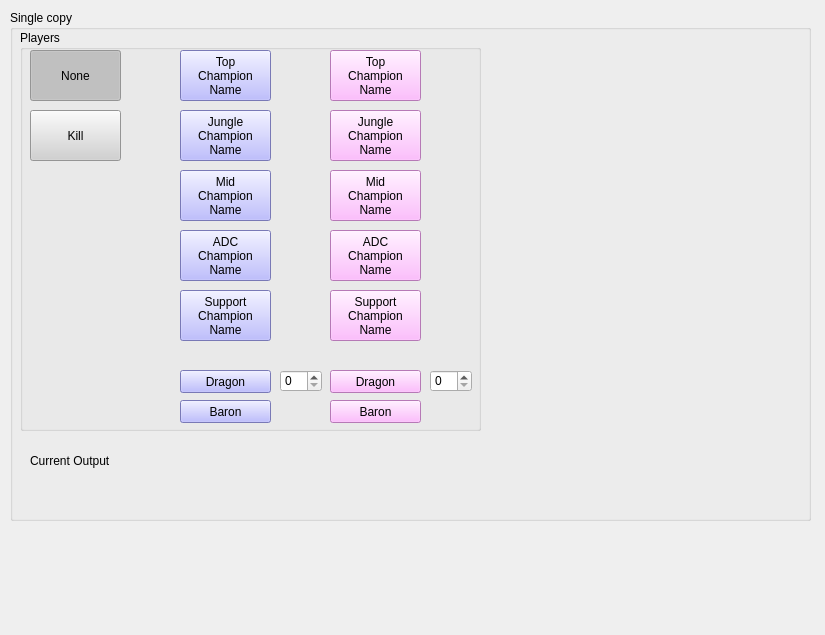
<?xml version="1.0" encoding="UTF-8"?>
<ui version="4.0">
 <class>Form</class>
 <widget class="QWidget" name="Form">
  <property name="geometry">
   <rect>
    <x>0</x>
    <y>0</y>
    <width>825</width>
    <height>635</height>
   </rect>
  </property>
  <property name="windowTitle">
   <string>Live</string>
  </property>
  <widget class="QGroupBox" name="groupBox">
   <property name="geometry">
    <rect>
     <x>10</x>
     <y>10</y>
     <width>801</width>
     <height>511</height>
    </rect>
   </property>
   <property name="title">
    <string>Single copy</string>
   </property>
   <widget class="QGroupBox" name="groupBox_2">
    <property name="geometry">
     <rect>
      <x>10</x>
      <y>20</y>
      <width>461</width>
      <height>401</height>
     </rect>
    </property>
    <property name="title">
     <string>Players</string>
    </property>
    <widget class="QPushButton" name="blue_top">
     <property name="geometry">
      <rect>
       <x>160</x>
       <y>20</y>
       <width>91</width>
       <height>51</height>
      </rect>
     </property>
     <property name="styleSheet">
      <string notr="true">background-color: rgb(170, 170, 255);</string>
     </property>
     <property name="text">
      <string>Top
Champion
Name</string>
     </property>
     <property name="checkable">
      <bool>true</bool>
     </property>
     <property name="flat">
      <bool>false</bool>
     </property>
    </widget>
    <widget class="QPushButton" name="blue_mid">
     <property name="geometry">
      <rect>
       <x>160</x>
       <y>140</y>
       <width>91</width>
       <height>51</height>
      </rect>
     </property>
     <property name="styleSheet">
      <string notr="true">background-color: rgb(170, 170, 255);</string>
     </property>
     <property name="text">
      <string>Mid
Champion
Name</string>
     </property>
     <property name="checkable">
      <bool>true</bool>
     </property>
    </widget>
    <widget class="QPushButton" name="blue_jungle">
     <property name="geometry">
      <rect>
       <x>160</x>
       <y>80</y>
       <width>91</width>
       <height>51</height>
      </rect>
     </property>
     <property name="styleSheet">
      <string notr="true">background-color: rgb(170, 170, 255);</string>
     </property>
     <property name="text">
      <string>Jungle
Champion
Name</string>
     </property>
     <property name="checkable">
      <bool>true</bool>
     </property>
    </widget>
    <widget class="QPushButton" name="blue_adc">
     <property name="geometry">
      <rect>
       <x>160</x>
       <y>200</y>
       <width>91</width>
       <height>51</height>
      </rect>
     </property>
     <property name="styleSheet">
      <string notr="true">background-color: rgb(170, 170, 255);</string>
     </property>
     <property name="text">
      <string>ADC
Champion
Name</string>
     </property>
     <property name="checkable">
      <bool>true</bool>
     </property>
    </widget>
    <widget class="QPushButton" name="blue_support">
     <property name="geometry">
      <rect>
       <x>160</x>
       <y>260</y>
       <width>91</width>
       <height>51</height>
      </rect>
     </property>
     <property name="styleSheet">
      <string notr="true">background-color: rgb(170, 170, 255);</string>
     </property>
     <property name="text">
      <string>Support
Champion
Name</string>
     </property>
     <property name="checkable">
      <bool>true</bool>
     </property>
    </widget>
    <widget class="QPushButton" name="purple_jungle">
     <property name="geometry">
      <rect>
       <x>310</x>
       <y>80</y>
       <width>91</width>
       <height>51</height>
      </rect>
     </property>
     <property name="styleSheet">
      <string notr="true">background-color: rgb(255, 170, 255)</string>
     </property>
     <property name="text">
      <string>Jungle
Champion
Name</string>
     </property>
     <property name="checkable">
      <bool>true</bool>
     </property>
    </widget>
    <widget class="QPushButton" name="purple_support">
     <property name="geometry">
      <rect>
       <x>310</x>
       <y>260</y>
       <width>91</width>
       <height>51</height>
      </rect>
     </property>
     <property name="styleSheet">
      <string notr="true">background-color: rgb(255, 170, 255)</string>
     </property>
     <property name="text">
      <string>Support
Champion
Name</string>
     </property>
     <property name="checkable">
      <bool>true</bool>
     </property>
    </widget>
    <widget class="QPushButton" name="purple_mid">
     <property name="geometry">
      <rect>
       <x>310</x>
       <y>140</y>
       <width>91</width>
       <height>51</height>
      </rect>
     </property>
     <property name="styleSheet">
      <string notr="true">background-color: rgb(255, 170, 255)</string>
     </property>
     <property name="text">
      <string>Mid
Champion
Name</string>
     </property>
     <property name="checkable">
      <bool>true</bool>
     </property>
    </widget>
    <widget class="QPushButton" name="purple_adc">
     <property name="geometry">
      <rect>
       <x>310</x>
       <y>200</y>
       <width>91</width>
       <height>51</height>
      </rect>
     </property>
     <property name="styleSheet">
      <string notr="true">background-color: rgb(255, 170, 255)</string>
     </property>
     <property name="text">
      <string>ADC
Champion
Name</string>
     </property>
     <property name="checkable">
      <bool>true</bool>
     </property>
    </widget>
    <widget class="QPushButton" name="purple_top">
     <property name="geometry">
      <rect>
       <x>310</x>
       <y>20</y>
       <width>91</width>
       <height>51</height>
      </rect>
     </property>
     <property name="styleSheet">
      <string notr="true">background-color: rgb(255, 170, 255)</string>
     </property>
     <property name="text">
      <string>Top
Champion
Name</string>
     </property>
     <property name="checkable">
      <bool>true</bool>
     </property>
     <property name="flat">
      <bool>false</bool>
     </property>
    </widget>
    <widget class="QPushButton" name="action_none_button">
     <property name="geometry">
      <rect>
       <x>10</x>
       <y>20</y>
       <width>91</width>
       <height>51</height>
      </rect>
     </property>
     <property name="styleSheet">
      <string notr="true">background-color: rgb(209, 209, 209);</string>
     </property>
     <property name="text">
      <string>None</string>
     </property>
     <property name="checkable">
      <bool>true</bool>
     </property>
     <property name="checked">
      <bool>true</bool>
     </property>
    </widget>
    <widget class="QPushButton" name="action_kill_button">
     <property name="geometry">
      <rect>
       <x>10</x>
       <y>80</y>
       <width>91</width>
       <height>51</height>
      </rect>
     </property>
     <property name="styleSheet">
      <string notr="true">background-color: rgb(209, 209, 209);</string>
     </property>
     <property name="text">
      <string>Kill</string>
     </property>
     <property name="checkable">
      <bool>true</bool>
     </property>
    </widget>
    <widget class="QPushButton" name="blue_dragon">
     <property name="geometry">
      <rect>
       <x>160</x>
       <y>340</y>
       <width>91</width>
       <height>23</height>
      </rect>
     </property>
     <property name="styleSheet">
      <string notr="true">background-color: rgb(170, 170, 255);</string>
     </property>
     <property name="text">
      <string>Dragon</string>
     </property>
    </widget>
    <widget class="QPushButton" name="purple_dragon">
     <property name="geometry">
      <rect>
       <x>310</x>
       <y>340</y>
       <width>91</width>
       <height>23</height>
      </rect>
     </property>
     <property name="styleSheet">
      <string notr="true">background-color: rgb(255, 170, 255)</string>
     </property>
     <property name="text">
      <string>Dragon</string>
     </property>
    </widget>
    <widget class="QSpinBox" name="spinBox">
     <property name="geometry">
      <rect>
       <x>260</x>
       <y>340</y>
       <width>42</width>
       <height>22</height>
      </rect>
     </property>
    </widget>
    <widget class="QSpinBox" name="spinBox_2">
     <property name="geometry">
      <rect>
       <x>410</x>
       <y>340</y>
       <width>42</width>
       <height>22</height>
      </rect>
     </property>
    </widget>
    <widget class="QPushButton" name="blue_baron">
     <property name="geometry">
      <rect>
       <x>160</x>
       <y>370</y>
       <width>91</width>
       <height>23</height>
      </rect>
     </property>
     <property name="styleSheet">
      <string notr="true">background-color: rgb(170, 170, 255);</string>
     </property>
     <property name="text">
      <string>Baron</string>
     </property>
    </widget>
    <widget class="QPushButton" name="purple_baron">
     <property name="geometry">
      <rect>
       <x>310</x>
       <y>370</y>
       <width>91</width>
       <height>23</height>
      </rect>
     </property>
     <property name="styleSheet">
      <string notr="true">background-color: rgb(255, 170, 255)</string>
     </property>
     <property name="text">
      <string>Baron</string>
     </property>
    </widget>
   </widget>
   <widget class="QLabel" name="label">
    <property name="geometry">
     <rect>
      <x>20</x>
      <y>420</y>
      <width>321</width>
      <height>61</height>
     </rect>
    </property>
    <property name="text">
     <string>Current Output</string>
    </property>
   </widget>
  </widget>
 </widget>
 <tabstops>
  <tabstop>action_none_button</tabstop>
  <tabstop>action_kill_button</tabstop>
  <tabstop>blue_top</tabstop>
  <tabstop>blue_jungle</tabstop>
  <tabstop>blue_mid</tabstop>
  <tabstop>blue_adc</tabstop>
  <tabstop>blue_support</tabstop>
  <tabstop>blue_dragon</tabstop>
  <tabstop>blue_baron</tabstop>
  <tabstop>purple_top</tabstop>
  <tabstop>purple_jungle</tabstop>
  <tabstop>purple_mid</tabstop>
  <tabstop>purple_adc</tabstop>
  <tabstop>purple_support</tabstop>
  <tabstop>purple_dragon</tabstop>
  <tabstop>purple_baron</tabstop>
  <tabstop>spinBox</tabstop>
  <tabstop>spinBox_2</tabstop>
 </tabstops>
 <resources/>
 <connections/>
</ui>
